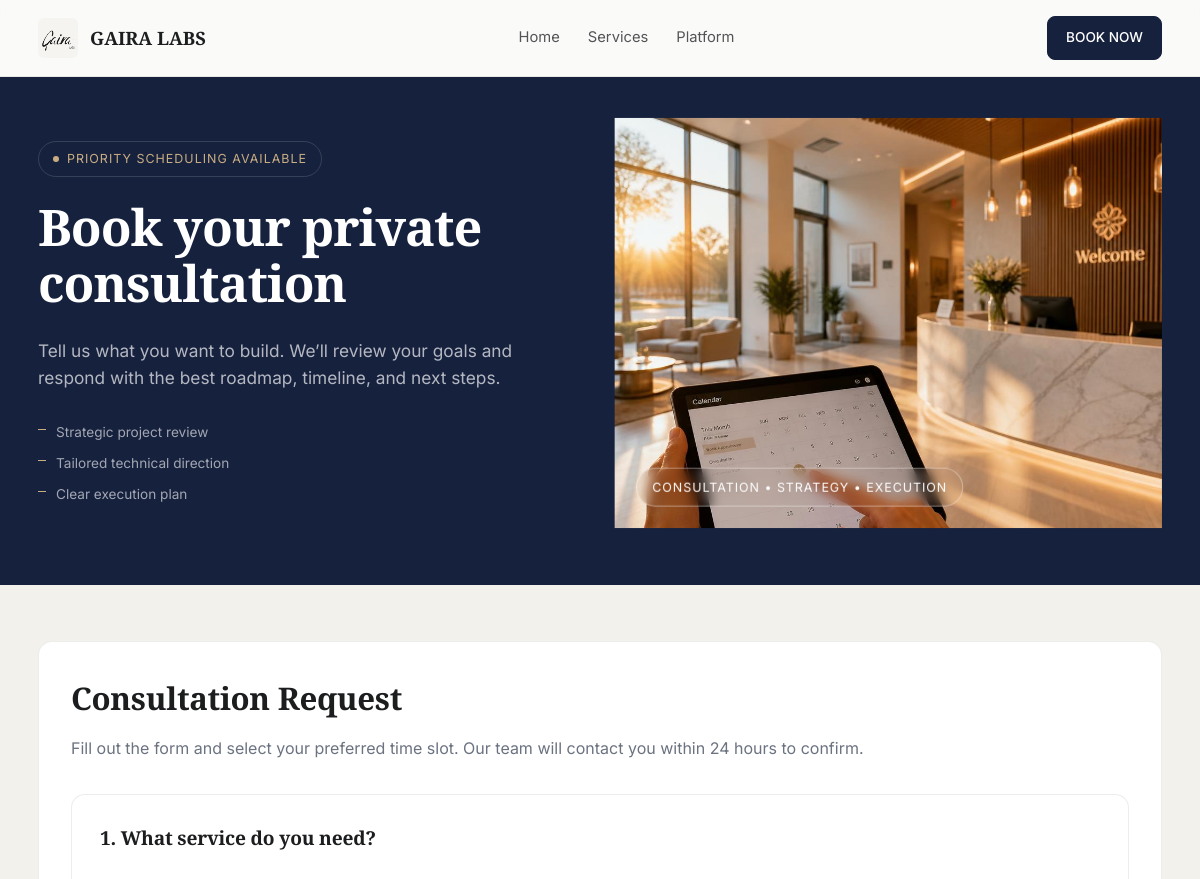
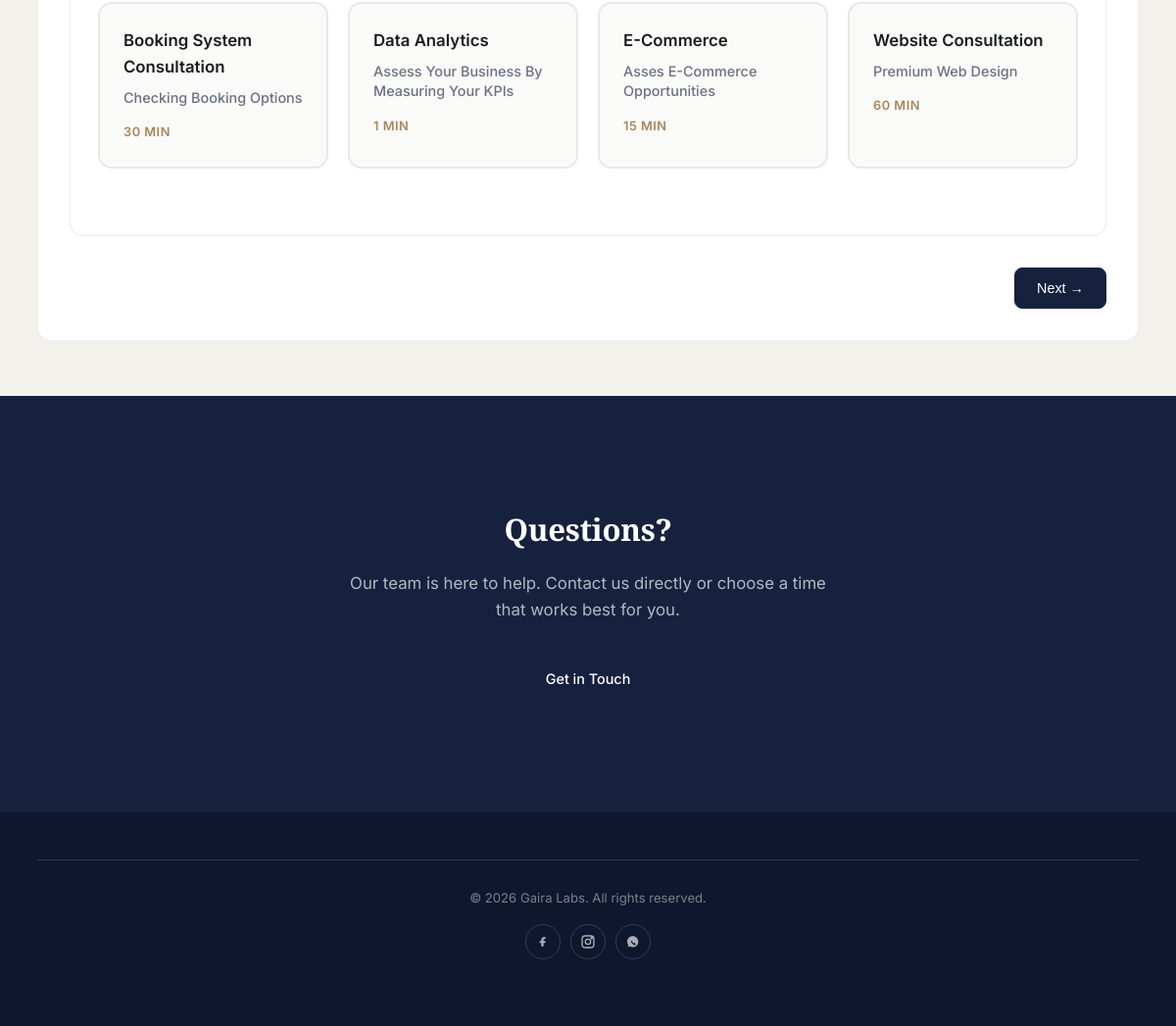
The page /booking/ on the database its author committed (2 pictures, top to bottom).
### booking/models.py (models this page shows, shortened)
class Activity(models.Model):
    name = models.CharField(max_length=100, unique=True)
    description = models.TextField(blank=True)
    duration_minutes = models.IntegerField(default=30)
    is_active = models.BooleanField(default=True)
    created_at = models.DateTimeField(auto_now_add=True)
    class Meta:
        verbose_name_plural = "Activities"
        ordering = ["name"]

### booking/views.py (the view, shortened to what this page needs)
# urls.py: path("", views.BookingHomeView.as_view(), name="home"),
class BookingHomeView(View):
    template_name = "booking/home.html"
    def get(self, request, *args, **kwargs):
        context = {
            "activities": Activity.objects.filter(is_active=True),
            "terms": BookingTerms.objects.filter(is_active=True).first(),
        }
        return render(request, self.template_name, context)

### templates/booking/home.html (shortened to what this page needs)
{% load static %}
<!doctype html>
<html lang="en">
<head>
  <link rel="stylesheet" href="{% static 'css/services.css' %}">
  <link rel="stylesheet" href="{% static 'css/booking.css' %}">
</head>
<body>
  <header>
    <div class="nav">
      <a class="brand" href="{% url 'services:welcome' %}" aria-label="Home">
        <img class="logo" src="{% static 'img/logo.png' %}" alt="Gaira Labs logo" width="40" height="40" />
        <strong>GAIRA LABS</strong>
      </a>
      <nav class="navlinks" aria-label="Primary">
        <a href="{% url 'services:welcome' %}">Home</a>
        <a href="{% url 'services:welcome' %}#services">Services</a>
        <a href="{% url 'services:welcome' %}#solutions">Platform</a>
      </nav>
      <a href="#booking-form" class="btn primary btn-sm">BOOK NOW</a>
    </div>
  </header>
  <main>
    <section class="band top-green">
      <div class="wrap">
        <section class="hero">
          <div class="hero-left">
            <div class="kicker"><span class="dot"></span> Priority scheduling available</div>
            <h1>Book your private consultation</h1>
            <p class="lead">
              Tell us what you want to build. We’ll review your goals and respond with the best roadmap, timeline, and next steps.
            </p>
            <div class="mini">
              <div>Strategic project review</div>
              <div>Tailored technical direction</div>
              <div>Clear execution plan</div>
            </div>
          </div>
          <aside class="hero-media" aria-label="Consultation visual">
            <img src="{% static 'img/booking2.jpg' %}" alt="Premium consultation">
            <div class="hero-overlay"></div>
            <div class="hero-badge">Consultation • Strategy • Execution</div>
          </aside>
        </section>
      </div>
    </section>
    <section class="band cream" id="booking-form">
      <div class="wrap">
        <section class="contact">
          <h2 style="margin:0 0 12px;">Consultation Request</h2>
          <p style="margin:0 0 32px; color:var(--muted);">Fill out the form and select your preferred time slot. Our team will contact you within 24 hours to confirm.</p>
          <form method="post" action="{% url 'booking:home' %}" id="bookingForm">
            <div class="form-step active" id="step-1">
              <h3 class="step-title">1. What service do you need?</h3>
              <div class="activity-grid">
                {% for activity in activities %}
                  <label class="activity-card">
                    <div class="activity-content">
                      <div class="activity-name">{{ activity.name }}</div>
                      <div class="activity-desc">{{ activity.description }}</div>
                      <div class="activity-duration">{{ activity.duration_minutes }} min</div>
                    </div>
                  </label>
                {% endfor %}
              </div>
            </div>
            <div class="form-navigation">
              <button type="button" class="btn primary" id="nextBtn" onclick="changeStep(1)">Next →</button>
            </div>
          </form>
        </section>
      </div>
    </section>
    <section class="band bottom-green">
      <div class="wrap">
        <div class="cta-section">
          <h2>Questions?</h2>
          <p>Our team is here to help. Contact us directly or choose a time that works best for you.</p>
          <a href="mailto:hello@gairalabs.es" class="btn primary">Get in Touch</a>
        </div>
      </div>
    </section>
    <section class="band navy-dark">
      <div class="wrap">
        <footer>
          <div class="foot">
            <div>© <span id="year"></span> Gaira Labs. All rights reserved.</div>
            <div class="socials" aria-label="Social links">
              <a href="https://facebook.com/" target="_blank" rel="noopener" aria-label="Facebook" class="social-btn">
                <svg viewBox="0 0 24 24" fill="currentColor" aria-hidden="true"><path d="M13.5 8H16V5h-2.5C11 5 9.5 6.6 9.5 9.2V11H7v3h2.5v5H13v-5h2.6l.4-3H13v-1.6c0-.9.3-1.4 1.5-1.4Z"/></svg>
              </a>
              <a href="https://instagram.com/" target="_blank" rel="noopener" aria-label="Instagram" class="social-btn">
                <svg viewBox="0 0 24 24" fill="none" stroke="currentColor" stroke-width="2" aria-hidden="true"><rect x="3" y="3" width="18" height="18" rx="5"/><circle cx="12" cy="12" r="4"/><circle cx="17.5" cy="6.5" r="1"/></svg>
              </a>
              <a href="https://wa.me/10000000000" target="_blank" rel="noopener" aria-label="WhatsApp" class="social-btn">
              </a>
            </div>
          </div>
        </footer>
      </div>
    </section>
  </main>
</body>
</html>

### static/css/booking.css (style rules this page uses)
.contact { background: #fff; padding: 32px; border-radius: var(--radius); border: 1px solid var(--border); }
.form-step { display: none; animation: fadeIn 0.3s ease; background: #fff; padding: 28px; border-radius: var(--radius); border: 1px solid var(--border); margin-bottom: 24px; }
.form-step.active { display: block; }
.step-title { font-size: 1.2rem; font-weight: 600; margin-bottom: 28px; color: var(--ink); font-family: var(--font-display); }
label { display: block; font-size: 0.9rem; font-weight: 500; color: var(--ink); margin-bottom: 8px; text-transform: capitalize; }
.activity-grid { display: grid; grid-template-columns: repeat(auto-fit, minmax(220px, 1fr)); gap: 20px; margin-bottom: 32px; }
.activity-card { position: relative; padding: 24px; background: var(--bg); border: 2px solid var(--border); border-radius: var(--radius); cursor: pointer; transition: all 0.2s ease; }
.activity-content { pointer-events: none; }
.activity-name { font-weight: 600; color: var(--ink); margin-bottom: 8px; font-size: 1.05rem; }
.activity-desc { color: var(--muted); font-size: 0.9rem; margin-bottom: 12px; line-height: 1.4; }
.activity-duration { display: inline-block; font-size: 0.8rem; color: var(--brass); font-weight: 600; text-transform: uppercase; letter-spacing: 0.5px; }
.form-navigation { display: flex; gap: 16px; margin-top: 32px; justify-content: flex-end; flex-wrap: wrap; }

### rows shown on the page
Activity: name "Booking System Consultation", description "Checking Booking Options", duration_minutes "30"
Activity: name "Data Analytics", description "Assess Your Business By Measuring Your KPIs", duration_minutes "1"
Activity: name "E-Commerce", description "Asses E-Commerce Opportunities", duration_minutes "15"
Activity: name "Website Consultation", description "Premium Web Design", duration_minutes "60"
